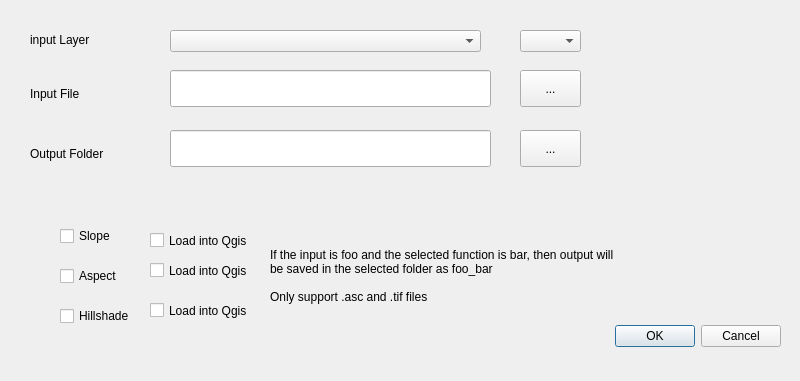
<?xml version="1.0" encoding="UTF-8"?>
<ui version="4.0">
 <class>CUDARasterDialogBase</class>
 <widget class="QDialog" name="CUDARasterDialogBase">
  <property name="geometry">
   <rect>
    <x>0</x>
    <y>0</y>
    <width>800</width>
    <height>381</height>
   </rect>
  </property>
  <property name="windowTitle">
   <string>CUDA Raster</string>
  </property>
  <widget class="QDialogButtonBox" name="button_box">
   <property name="geometry">
    <rect>
     <x>590</x>
     <y>320</y>
     <width>191</width>
     <height>32</height>
    </rect>
   </property>
   <property name="orientation">
    <enum>Qt::Horizontal</enum>
   </property>
   <property name="standardButtons">
    <set>QDialogButtonBox::Cancel|QDialogButtonBox::Ok</set>
   </property>
  </widget>
  <widget class="QCheckBox" name="aspect_check">
   <property name="geometry">
    <rect>
     <x>60</x>
     <y>260</y>
     <width>120</width>
     <height>32</height>
    </rect>
   </property>
   <property name="text">
    <string>Aspect</string>
   </property>
  </widget>
  <widget class="QCheckBox" name="hillshade_check">
   <property name="geometry">
    <rect>
     <x>60</x>
     <y>300</y>
     <width>120</width>
     <height>32</height>
    </rect>
   </property>
   <property name="text">
    <string>Hillshade</string>
   </property>
  </widget>
  <widget class="QCheckBox" name="slope_check">
   <property name="geometry">
    <rect>
     <x>60</x>
     <y>220</y>
     <width>120</width>
     <height>32</height>
    </rect>
   </property>
   <property name="text">
    <string>Slope</string>
   </property>
  </widget>
  <widget class="QLineEdit" name="input_line">
   <property name="geometry">
    <rect>
     <x>170</x>
     <y>70</y>
     <width>321</width>
     <height>37</height>
    </rect>
   </property>
  </widget>
  <widget class="QLineEdit" name="output_line">
   <property name="geometry">
    <rect>
     <x>170</x>
     <y>130</y>
     <width>321</width>
     <height>37</height>
    </rect>
   </property>
  </widget>
  <widget class="QLabel" name="label">
   <property name="geometry">
    <rect>
     <x>30</x>
     <y>80</y>
     <width>141</width>
     <height>27</height>
    </rect>
   </property>
   <property name="text">
    <string>Input File</string>
   </property>
  </widget>
  <widget class="QLabel" name="label_2">
   <property name="geometry">
    <rect>
     <x>30</x>
     <y>140</y>
     <width>141</width>
     <height>27</height>
    </rect>
   </property>
   <property name="text">
    <string>Output Folder</string>
   </property>
  </widget>
  <widget class="QLabel" name="label_3">
   <property name="geometry">
    <rect>
     <x>270</x>
     <y>210</y>
     <width>351</width>
     <height>131</height>
    </rect>
   </property>
   <property name="text">
    <string>If the input is foo and the selected function is bar, then output will be saved in the selected folder as foo_bar

Only support .asc and .tif files</string>
   </property>
   <property name="wordWrap">
    <bool>true</bool>
   </property>
  </widget>
  <widget class="QPushButton" name="input_button">
   <property name="geometry">
    <rect>
     <x>520</x>
     <y>70</y>
     <width>61</width>
     <height>37</height>
    </rect>
   </property>
   <property name="text">
    <string>...</string>
   </property>
  </widget>
  <widget class="QPushButton" name="output_button">
   <property name="geometry">
    <rect>
     <x>520</x>
     <y>130</y>
     <width>61</width>
     <height>37</height>
    </rect>
   </property>
   <property name="text">
    <string>...</string>
   </property>
  </widget>
  <widget class="QComboBox" name="input_layer_box">
   <property name="geometry">
    <rect>
     <x>170</x>
     <y>30</y>
     <width>311</width>
     <height>22</height>
    </rect>
   </property>
  </widget>
  <widget class="QComboBox" name="output_file_type_box">
   <property name="geometry">
    <rect>
     <x>520</x>
     <y>30</y>
     <width>61</width>
     <height>22</height>
    </rect>
   </property>
  </widget>
  <widget class="QLabel" name="label_4">
   <property name="geometry">
    <rect>
     <x>30</x>
     <y>30</y>
     <width>81</width>
     <height>20</height>
    </rect>
   </property>
   <property name="text">
    <string>input Layer</string>
   </property>
  </widget>
  <widget class="QCheckBox" name="qgis_slope_check">
   <property name="geometry">
    <rect>
     <x>150</x>
     <y>230</y>
     <width>121</width>
     <height>21</height>
    </rect>
   </property>
   <property name="text">
    <string>Load into Qgis</string>
   </property>
  </widget>
  <widget class="QCheckBox" name="qgis_aspect_check">
   <property name="geometry">
    <rect>
     <x>150</x>
     <y>260</y>
     <width>121</width>
     <height>21</height>
    </rect>
   </property>
   <property name="text">
    <string>Load into Qgis</string>
   </property>
  </widget>
  <widget class="QCheckBox" name="qgis_hillshade_check">
   <property name="geometry">
    <rect>
     <x>150</x>
     <y>300</y>
     <width>121</width>
     <height>21</height>
    </rect>
   </property>
   <property name="text">
    <string>Load into Qgis</string>
   </property>
  </widget>
 </widget>
 <resources/>
 <connections>
  <connection>
   <sender>button_box</sender>
   <signal>accepted()</signal>
   <receiver>CUDARasterDialogBase</receiver>
   <slot>accept()</slot>
   <hints>
    <hint type="sourcelabel">
     <x>20</x>
     <y>20</y>
    </hint>
    <hint type="destinationlabel">
     <x>20</x>
     <y>20</y>
    </hint>
   </hints>
  </connection>
  <connection>
   <sender>button_box</sender>
   <signal>rejected()</signal>
   <receiver>CUDARasterDialogBase</receiver>
   <slot>reject()</slot>
   <hints>
    <hint type="sourcelabel">
     <x>20</x>
     <y>20</y>
    </hint>
    <hint type="destinationlabel">
     <x>20</x>
     <y>20</y>
    </hint>
   </hints>
  </connection>
 </connections>
</ui>
